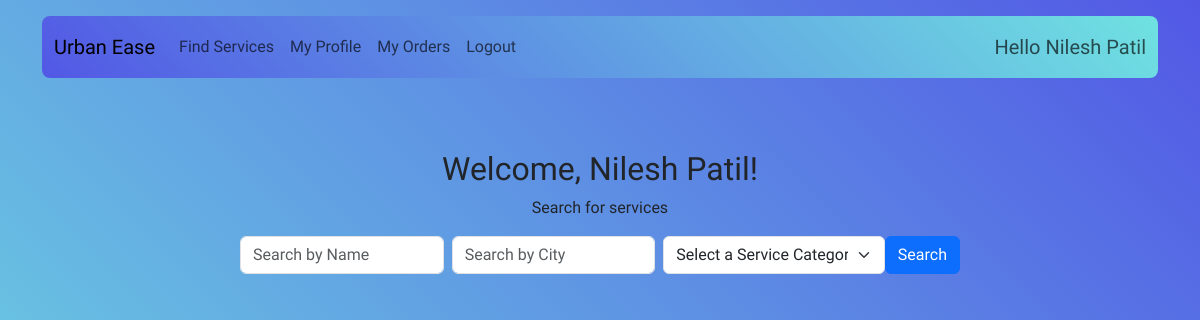
Page /customer/dashboard (signed in) on the earlier database version.
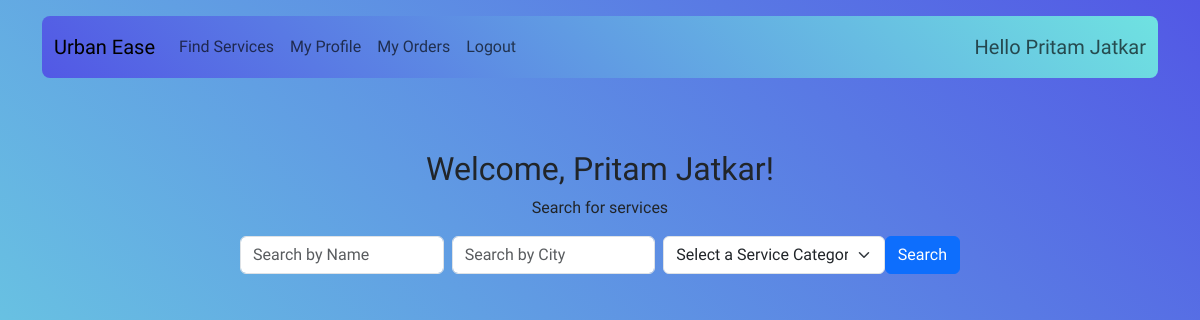
Same page on the later database version.
### application/model.py (models this page shows)
class Customer(db.Model):
    id = db.Column(db.Integer, primary_key=True)
    name = db.Column(db.String(80), nullable=False)
    phone = db.Column(db.String(80), nullable=False)
    city = db.Column(db.String(80), nullable=False)
    address = db.Column(db.String(200), nullable=False)
    status = db.Column(db.String(80), nullable=False)  # ('active', 'inactive')
    user_id = db.Column(db.Integer, db.ForeignKey('user.id'), nullable=False)
    service_requests = db.relationship('ServiceRequest', backref='customer', lazy=True)

### application/routes.py (the view)
@app.route('/customer/dashboard')
@login_required
def customer_dashboard():
    user_id = session.get('user_id')
    if not user_id:
        return redirect('/login')
    customer = Customer.query.filter_by(user_id=user_id).first()
    if not customer:
        return "Customer not found", 404
    service_requests = ServiceRequest.query.filter_by(customer_id=customer.id).all()
    categories = ServiceCategory.query.filter_by(status='active').all()
    return render_template('customer_dash.html', customer=customer, service_requests=service_requests, categories=categories)

### application/model.py (called while the page is built)
    @property
    def is_active(self):
        if self.role == 'customer':
            return self.customer_det.status == 'active'
        elif self.role == 'service_professional':
            return self.service_professional_det.status == 'approved'
        elif self.role == 'admin':
            return True
        return False  # For any other role, return False or handle accordingly

### application/routes.py (called while the page is built)
@login_manager.user_loader
def load_user(user_id):
    return User.query.get(int(user_id))

### templates/customer_dash.html (shortened to what this page needs)
{% extends 'base.html' %}
{% block content %}
<div class="container mt-5">
    <div class="row">
        <div class="col-12 text-center">
            <h2>Welcome, {{ customer.name }}!</h2>
            <p>Search for services</p>
        </div>
    </div>
    <div class="row mb-4">
        <div class="col-12 col-md-8 offset-md-2">
            <form class="d-flex flex-column flex-md-row align-items-center" action="{{ url_for('search_services') }}" method="GET" novalidate>
                <input type="text"
                       class="form-control mb-2 mb-md-0 me-md-2"
                       name="query"
                       placeholder="Search by Name"
                       value="{{ query }}"
                       maxlength="50"
                       pattern="^[a-zA-Z\s]+$"
                       title="Name should only contain alphabets and spaces.">
                <input type="text"
                       class="form-control mb-2 mb-md-0 me-md-2"
                       name="city"
                       placeholder="Search by City"
                       value="{{ city }}"
                       maxlength="50"
                       pattern="^[a-zA-Z\s]+$"
                       title="City should only contain alphabets and spaces.">
                <select class="form-select"
                        name="service_category"
                        aria-label="Search by Service Category"
                        required>
                    <option value="" disabled {% if not service_category %}selected{% endif %}>Select a Service Category</option>
                </select>
                <button class="btn btn-primary mt-2 mt-md-0" type="submit">Search</button>
            </form>
        </div>
    </div>
</div>
{% endblock %}

### templates/navbar.html (shortened to what this page needs)
<nav class="navbar navbar-expand-lg custom-bg2 rounded-3 navbar-expand-hover">
  <div class="container-fluid">
    <a class="navbar-brand" href="/">Urban Ease</a>
    <div class="collapse navbar-collapse" id="navbarNavDropdown">
      <ul class="navbar-nav me-auto mb-2 mb-lg-0">
        {% if not session['role'] %}
        <li class="nav-item dropdown">
          <a class="nav-link dropdown-toggle" href="#" id="navbarDropdown" role="button" data-bs-toggle="dropdown" aria-expanded="false">
            Register
          </a>
          <ul class="dropdown-menu" aria-labelledby="navbarDropdown">
            <li><a class="dropdown-item" href="{{ url_for('registercustomer') }}">As a Customer</a></li>
            <li><a class="dropdown-item" href="{{ url_for('registerserviceprofessional') }}">As a Service Professional</a></li>
          </ul>
        </li>
        <li class="nav-item">
          <a class="nav-link " href="{{ url_for('Login') }}">Login</a>
        </li>
        {% elif session['role'] == 'customer' %}
        <li class="nav-item">
          <a class="nav-link" href="{{ url_for('customer_dashboard') }}">Find Services</a>
        </li>
        <li class="nav-item">
          <a class="nav-link" href="{{ url_for('customer_profile') }}">My Profile</a>
        </li>
        <li class="nav-item">
          <a class="nav-link" href="{{ url_for('customer_orders') }}">My Orders</a>
        </li>
        {%endif%}
        {% if session['role'] %}
        <li class="nav-item">
          <a class="nav-link" href="{{ url_for('logout') }}">Logout</a>
        </li>
        {% endif %}
      </ul>
      {%if session['role']%}
      <span class="navbar-text fs-5">
        Hello {{session.get('name')}}
      </span>
      {%endif%}
    </div>
  </div>
</nav>

Differences in the rows shown:
changed Customer: get "Nilesh Patil" → "Pritam Jatkar"; name "Nilesh Patil" → "Pritam Jatkar"
